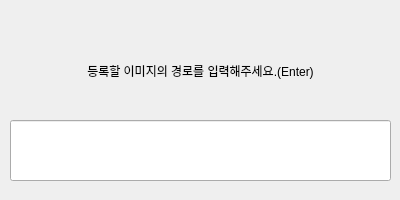
<?xml version="1.0" encoding="UTF-8"?>
<ui version="4.0">
 <class>Dialog</class>
 <widget class="QDialog" name="Dialog">
  <property name="geometry">
   <rect>
    <x>0</x>
    <y>0</y>
    <width>400</width>
    <height>200</height>
   </rect>
  </property>
  <property name="windowTitle">
   <string>Crawl_Upload</string>
  </property>
  <widget class="QLineEdit" name="lineEdit">
   <property name="geometry">
    <rect>
     <x>10</x>
     <y>120</y>
     <width>381</width>
     <height>61</height>
    </rect>
   </property>
  </widget>
  <widget class="QLabel" name="label">
   <property name="geometry">
    <rect>
     <x>10</x>
     <y>40</y>
     <width>381</width>
     <height>61</height>
    </rect>
   </property>
   <property name="text">
    <string>등록할 이미지의 경로를 입력해주세요.(Enter)</string>
   </property>
   <property name="alignment">
    <set>Qt::AlignCenter</set>
   </property>
  </widget>
  <widget class="QPushButton" name="pushButton">
   <property name="geometry">
    <rect>
     <x>300</x>
     <y>240</y>
     <width>93</width>
     <height>28</height>
    </rect>
   </property>
   <property name="text">
    <string>Cancel</string>
   </property>
  </widget>
 </widget>
 <resources/>
 <connections>
  <connection>
   <sender>pushButton</sender>
   <signal>clicked()</signal>
   <receiver>Dialog</receiver>
   <slot>reject()</slot>
   <hints>
    <hint type="sourcelabel">
     <x>336</x>
     <y>250</y>
    </hint>
    <hint type="destinationlabel">
     <x>227</x>
     <y>245</y>
    </hint>
   </hints>
  </connection>
 </connections>
</ui>
